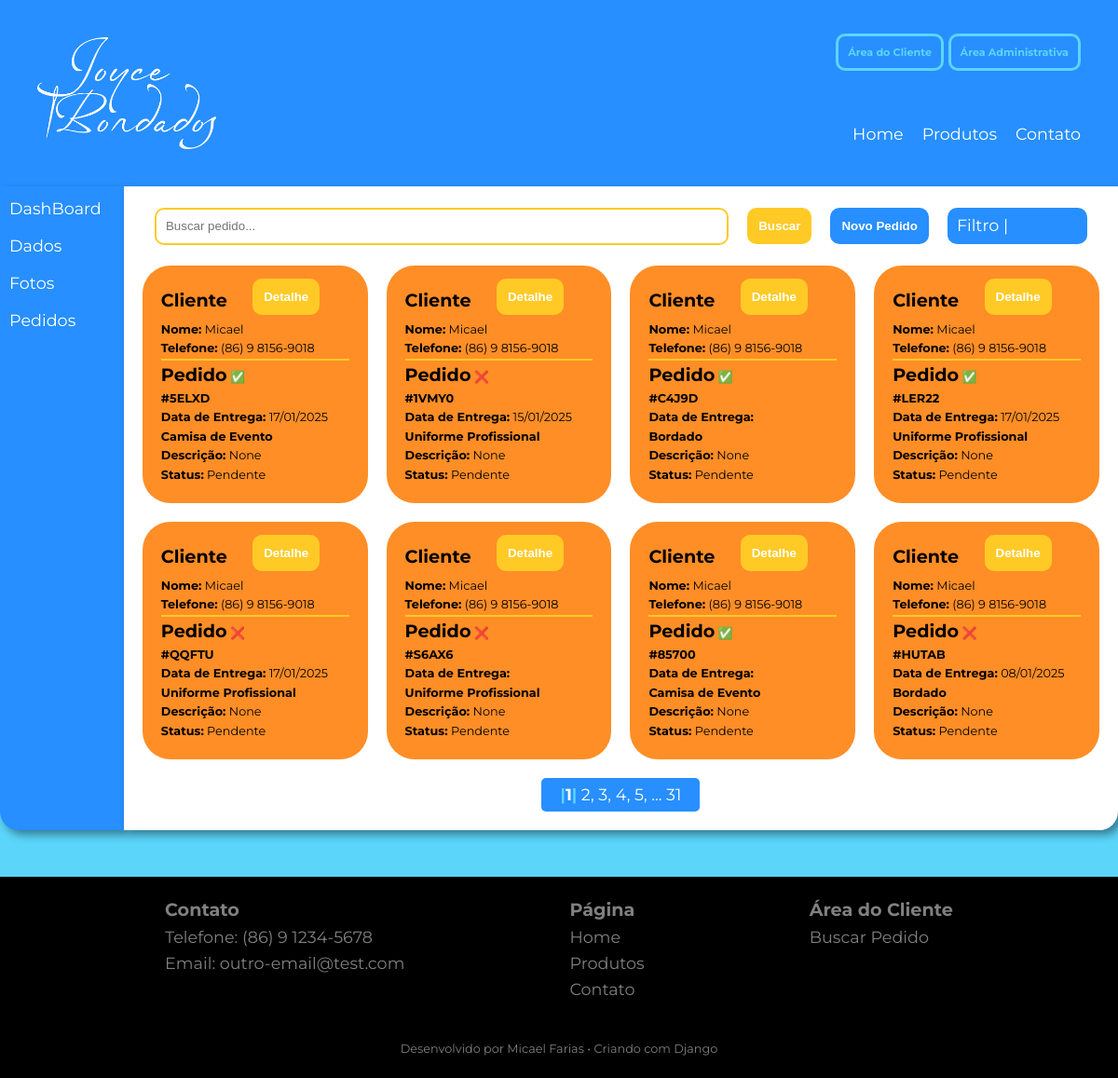
/profile/pedidos/, run on an earlier commit of the app's database.
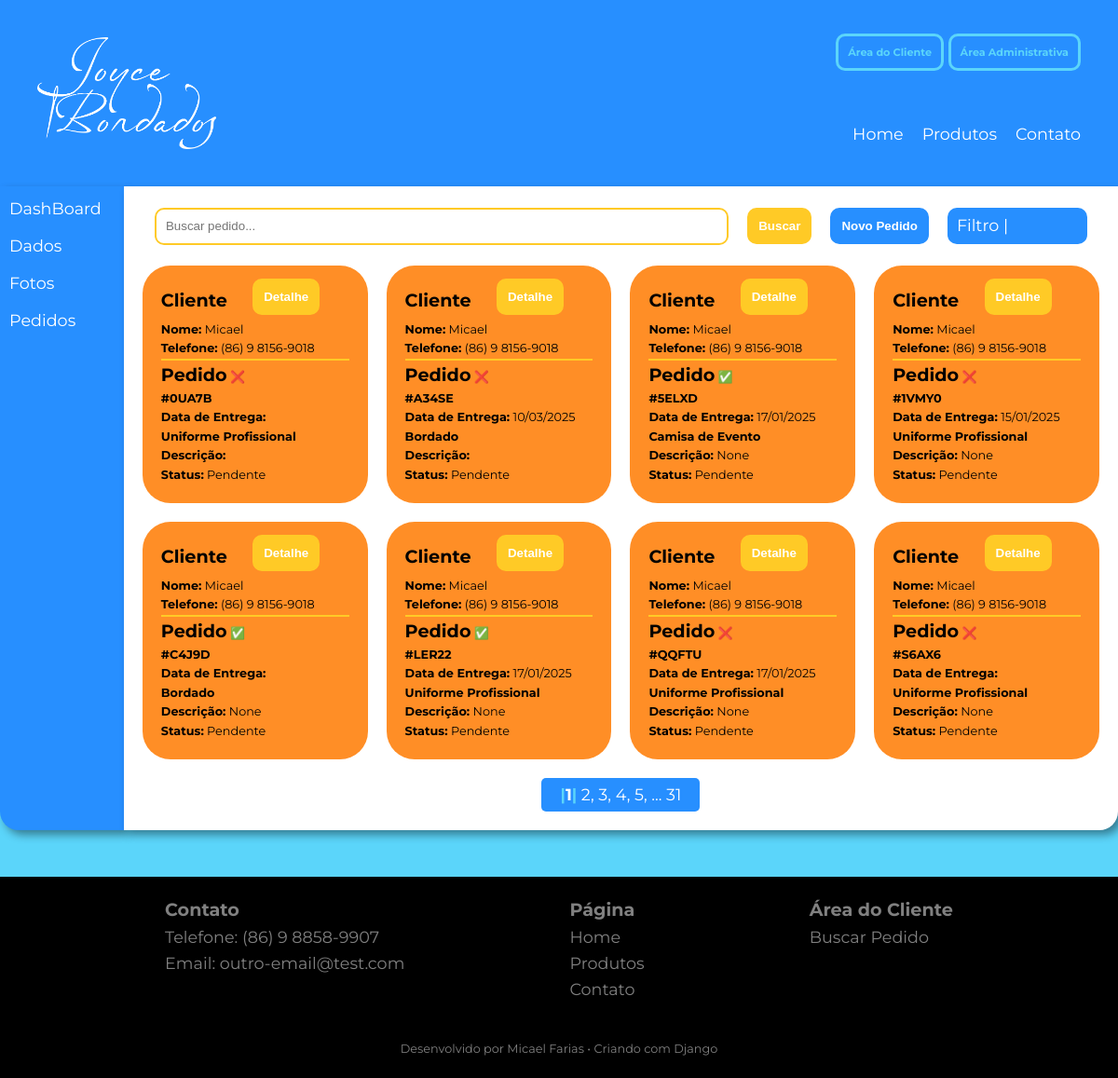
And on a later commit of the database.
### empresa/models.py (models this page shows, shortened)
class Empresa(models.Model):
    nome = models.CharField(max_length=100)
    logo = models.ImageField(upload_to='logo', null=True, blank=True)
    sobre = models.TextField()
    foto_sobre = models.ImageField(
        upload_to='foto_sobre', null=True, blank=True)
    email = models.EmailField(max_length=100)
    telefone = models.CharField(max_length=15)
    endereco = models.CharField(max_length=100)
    bairro = models.CharField(max_length=50)
    cidade = models.CharField(max_length=100)
    estado = models.CharField(max_length=2)
    cep = models.CharField(max_length=9)

class Pedido(models.Model):
    codigo = models.CharField(
        max_length=5, unique=True, blank=True, null=True)
    cliente = models.ForeignKey(Cliente, on_delete=models.CASCADE)
    empresa = models.ForeignKey(Empresa, on_delete=models.CASCADE)
    data = models.DateTimeField(auto_now_add=True)
    data_update = models.DateTimeField(auto_now=True)
    data_entrega = models.DateField(blank=True, null=True)
    produto = models.CharField(max_length=100)
    quantidade = models.IntegerField()
    valor = models.DecimalField(max_digits=10, decimal_places=2)
    valor_total = models.DecimalField(
        max_digits=10, decimal_places=2, blank=True, null=True)
    observacao = models.TextField(blank=True, null=True)
    status = models.CharField(max_length=100, choices=(
        ('0-pendente', 'Pendente'),
        ('1-producao', 'Produção'),
        ('2-pronto', 'Pronto para entrega'),
        ('3-entregue', 'Finalizado')), blank=True, null=True, default='0-pendente',
    )
    pago = models.BooleanField(default=False)
    qr_code = models.ImageField(upload_to='qr_codes/', blank=True, null=True)

class Cliente(models.Model):
    nome = models.CharField(max_length=100)
    numero = models.CharField(max_length=15)

### empresa/views.py (the view)
# urls.py: path('pedidos/', PedidosListView, name='pedidos'),
def PedidosListView(request):
    pesquisa = request.GET.get('q', '').strip()
    pg = request.GET.get('pago', '').strip()
    status = request.GET.get('status', '').strip()
    filtro_q = Q()
    filtro_pg = Q()
    filtro_est = Q()
    if pesquisa:
        filtro_q = Q(codigo__icontains=pesquisa) | Q(cliente__nome__icontains=pesquisa)
    if pg in ["True", "False"]:  # Garantir que é um valor booleano válido
        filtro_pg = Q(pago=(pg))
    if status:
        filtro_est = Q(status=status)
    dados = Empresa.objects.get(pk=1)
    pedidos = Pedido.objects.filter(filtro_q & filtro_pg & filtro_est).order_by('status', '-id')
    paginator = Paginator(pedidos, 8)
    form = ProcurarForm(request.GET or None)
    page_number = request.GET.get('page')
    page_obj = paginator.get_page(page_number)
    pages_nav = pages(page_obj)
    query_params = request.GET.copy()
    query_params.pop('page', None)  # Remove 'page' para evitar conflitos ao paginar
    query_string = query_params.urlencode()
    return render(request, 'empresa/pedido-profile.html', {'query_string':query_string,'form': form, 'dados': dados, 'pedidos': page_obj, 'page_obj': page_obj, 'pages_nav': pages_nav})

### empresa/forms.py
class ProcurarForm(forms.Form):
    q = forms.CharField(
        required=False,
        widget=forms.TextInput(
            attrs={'placeholder': 'Buscar pedido...'}
        )
    )
    status = forms.ChoiceField(
        required=False,
        choices=[
            ('0-pendente', 'Pendente'),
            ('1-producao', 'Produção'),
            ('2-pronto', 'Pronto para entrega'),
            ('3-entregue', 'Finalizado')
        ],
        widget=forms.RadioSelect,
        label='Status:'
    )
    pago = forms.ChoiceField(
        required=False,
        choices=[
            (True, 'Pago'),
            (False, 'Falta pagar')
        ],
        label='Pago:',
        widget=forms.RadioSelect,
    )

### joycebordados/templatetags/filtros.py (called while the page is built)
@register.filter
def formatar_telefone(telefone):
    telefone = str(telefone)  # Garantir que o telefone seja uma string
    return f"({telefone[:2]}) {telefone[2:3]} {telefone[3:7]}-{telefone[7:]}"

### empresa/templates/empresa/pedido-profile.html (shortened to what this page needs)
{% extends 'global/base.html' %} {% load static %} {% load filtros %}
 {% block main %}
{% include "empresa/partial/pedidos.html" %}
{% endblock %}

### base_templates/global/base.html (shortened to what this page needs)
{% load static %}
<!DOCTYPE html>
<html lang="pt-br">
  <head>
    <link rel="stylesheet" href="{% static 'global/css/style.css' %}" />
  </head>
  <body>
    <header>{% include 'global/partial/header.html' %}</header>
    <main>
      {% block main %} {% endblock %} {% include 'clientes/partial/login.html' %}
    </main>
    <footer>{% include 'global/partial/footer.html' %}</footer>
  </body>
</html>

### base_templates/global/partial/header.html
<div class="conteiner">
  <div class="img-logo">
      <a href="{% url 'joycebordados:home' %}">
      <img src="{{ dados.logo.url }}" alt="" />
    </a>
    </div>
  <div class="conteiner-acess">
    <div class="areas">
      <a href="#" onclick="showLog()">Área do Cliente</a>
      <a href="{% url "empresa:empresa" %}">Área Administrativa</a>
    </div>
    <nav class="nav">
      <a href="{% url 'joycebordados:home' %}">Home</a>
      <a href="#servicos">Produtos</a>
      <a href="#contato">Contato</a>
    </nav>
  </div>
</div>

### empresa/templates/empresa/partial/pedidos.html (shortened to what this page needs)
{% load filtros %}
<div class="conteiner profile">
  {% include "empresa/partial/menu.html" %}
  <div class="pedidos-conteiner">
      <form action="" method="get" class='form-ped'>
        {{ form.q }}
        <button type="submit">Buscar</button>
        <a href="#">
          <button class='blue'>Novo Pedido</button>
        </a>
        <div class='nav-filter blue'>
          <span>Filtro | </span> <button class='bt-filter gray'>Filtar</button>
        </div>
      </form>
    <div class="pedidos-grid">
      {% for pedido in pedidos %}
      <div
      class="pedido-conteiner {% if pedido.status.0 == '1' %} red {% elif pedido.status.0 == '2' %} gren {% elif pedido.status.0 == '3' %} gray {% endif %}"
      >
        <div class="cliente">
          <h2>Cliente</h2>
          <a href="{% url 'empresa:detail-pedido' pk=pedido.pk %}"
            ><button type="button">Detalhe</button></a
          >
          <p><strong>Nome:</strong> {{ pedido.cliente.nome }}</p>
          <p>
            <strong>Telefone:</strong> {{ pedido.cliente.numero|formatar_telefone }}
          </p>
        </div>
        <hr />
        <div class="pedido">
          <h2>Pedido</h2>
          {% if pedido.pago %}<span class="icon yes">✅</span>{% else %}<span
            class="icon no"
            >❌</span
          >{% endif %}
          <p class="cod-pedido">
            <strong>#{{ pedido.codigo }}</strong>
          </p>
          <p>
            <strong>Data de Entrega:</strong>
            {{ pedido.data_entrega|date:'d/m/Y' }}
          </p>
          <p>
            <strong>{{ pedido.produto }}</strong>
          </p>
          <p>
            <strong>Descrição:</strong>
            {{ pedido.observacao }}
          </p>
          <p>
            <strong>Status:</strong>
            {{ pedido.get_status_display }}
          </p>
        </div>
      </div>
      {% endfor %}
    </div>
    {% if page_obj %}
    {% include "empresa/partial/paginator.html" %}
    {% else %}
    <p>Nenhum pedido encontrado</p>
    {% endif %}
  </div>
</div>

### empresa/templates/empresa/partial/menu.html
<div class="menu-profile">
    <nav>
      <a href="{% url 'empresa:empresa' %}">DashBoard</a>
      <a href="#">Dados</a>
      <a href="#">Fotos</a>
      <a href="{% url 'empresa:pedidos' %}">Pedidos</a>
    </nav>
  </div>

### empresa/templates/empresa/partial/paginator.html (shortened to what this page needs)
{% load filtros %}
<div class="paginacao">
    {% for i in pages_nav %}
    {% if i == page_obj.number %}
        <a href="?page={{ i }}{% if query_string %}&{{ query_string }}{% endif %}" class='pag-itens'><strong>{{ i }}</strong></a>
   {% elif i == page_obj.paginator.num_pages %}
        <a href="?page={{ i }}{% if query_string %}&{{ query_string }}{% endif %}" class='pag-itens'>{{ i }}</a>
    {% else %}
        <a href="?page={{ i }}{% if query_string %}&{{ query_string }}{% endif %}" class='pag-itens'>{{ i }}, </a>
    {% endif %}
    {% endfor %}
    {% if page_obj.paginator.num_pages not in pages_nav  %}
        <span class='pag-itens'>...</span>
        <a href="?page={{ page_obj.paginator.num_pages }}{% if query_string %}&{{ query_string }}{% endif %}" class='pag-itens'>{{ page_obj.paginator.num_pages }}</a>
    {% endif %}
</div>

### base_templates/global/partial/footer.html
{% load filtros %}
<div class="conteiner">
    <div class="nav-footer">
      <dl>
        <dt>Contato</dt>
        <dd>Telefone: {{ dados.telefone | formatar_telefone }}</dd>
        <dd>Email: {{ dados.email }}</dd>
      </dl>
      <dl>
        <dt>Página</dt>
        <dd><a href="{% url 'joycebordados:home' %}">Home</a></dd>
        <dd><a href="#servicos">Produtos</a></dd>
        <dd><a href="#contato">Contato</a></dd>
      </dl>
      <dl>
        <dt>Área do Cliente</dt>
        <dd><a href="#">Buscar Pedido</a></dd>
      </dl>
    </div>
    <div class="dev-create">
      <p>
        Desenvolvido por <a href="#">Micael Farias</a> • Criando com Django
      </p>
    </div>
  </div>

### empresa/templates/empresa/js.html (shortened to what this page needs)
{% load filtros %}

What changed in the data, as far as the page shows it:
no longer on this page (row unchanged): Pedido: cliente.nome "Micael", cliente.numero "(86) 9 8156-9018", codigo "85700", produto "Camisa de Evento", observacao "None", status "Pendente"
no longer on this page (row unchanged): Pedido: cliente.nome "Micael", cliente.numero "(86) 9 8156-9018", codigo "HUTAB", data_entrega "08/01/2025", produto "Bordado", observacao "None", status "Pendente"
changed Empresa "outro-email@test.com": telefone "(86) 9 1234-5678" → "(86) 9 8858-9907"
added Pedido: cliente.nome "Micael", cliente.numero "(86) 9 8156-9018", codigo "0UA7B", produto "Uniforme Profissional", status "Pendente"
added Pedido: cliente.nome "Micael", cliente.numero "(86) 9 8156-9018", codigo "A34SE", data_entrega "10/03/2025", produto "Bordado", status "Pendente"
